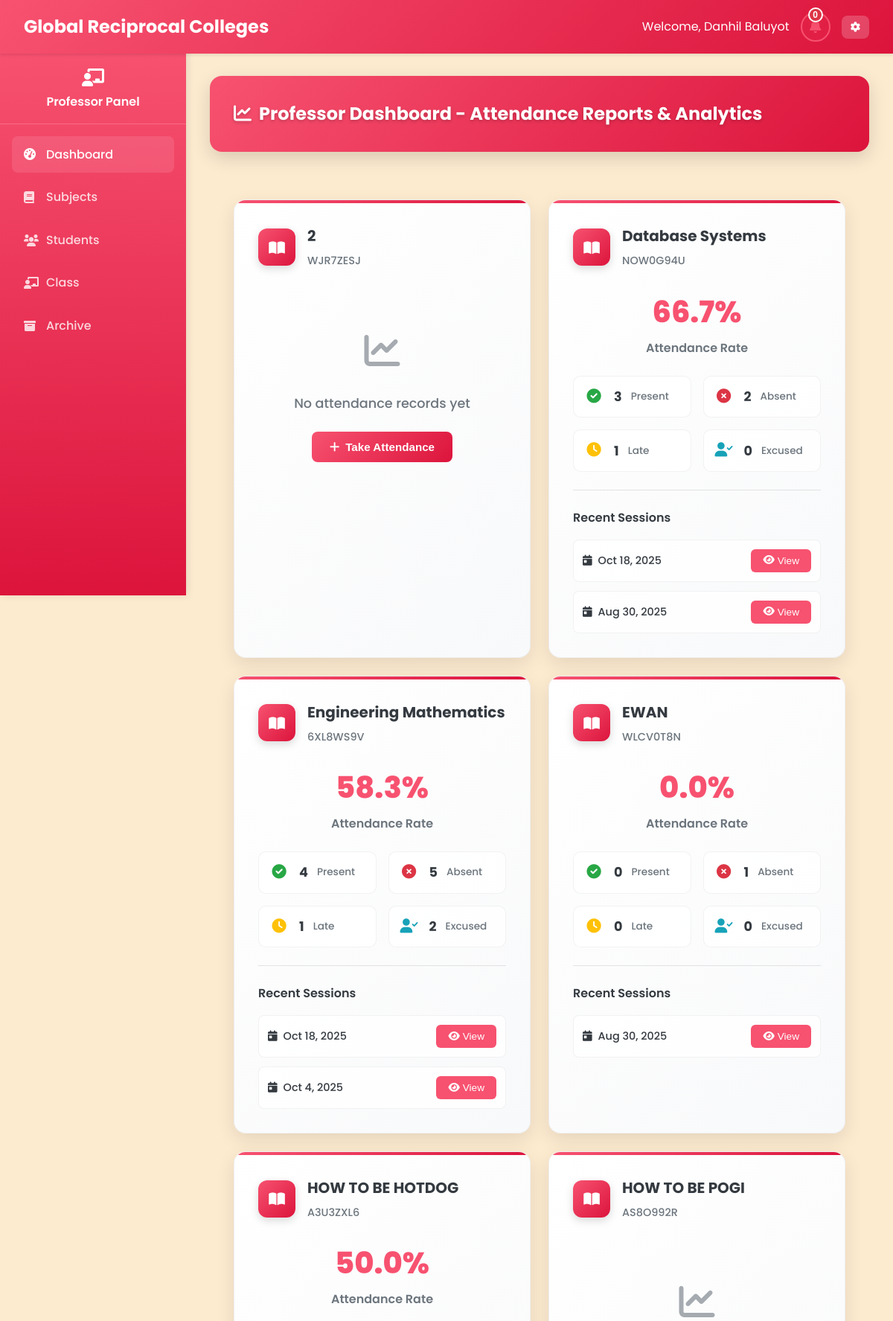
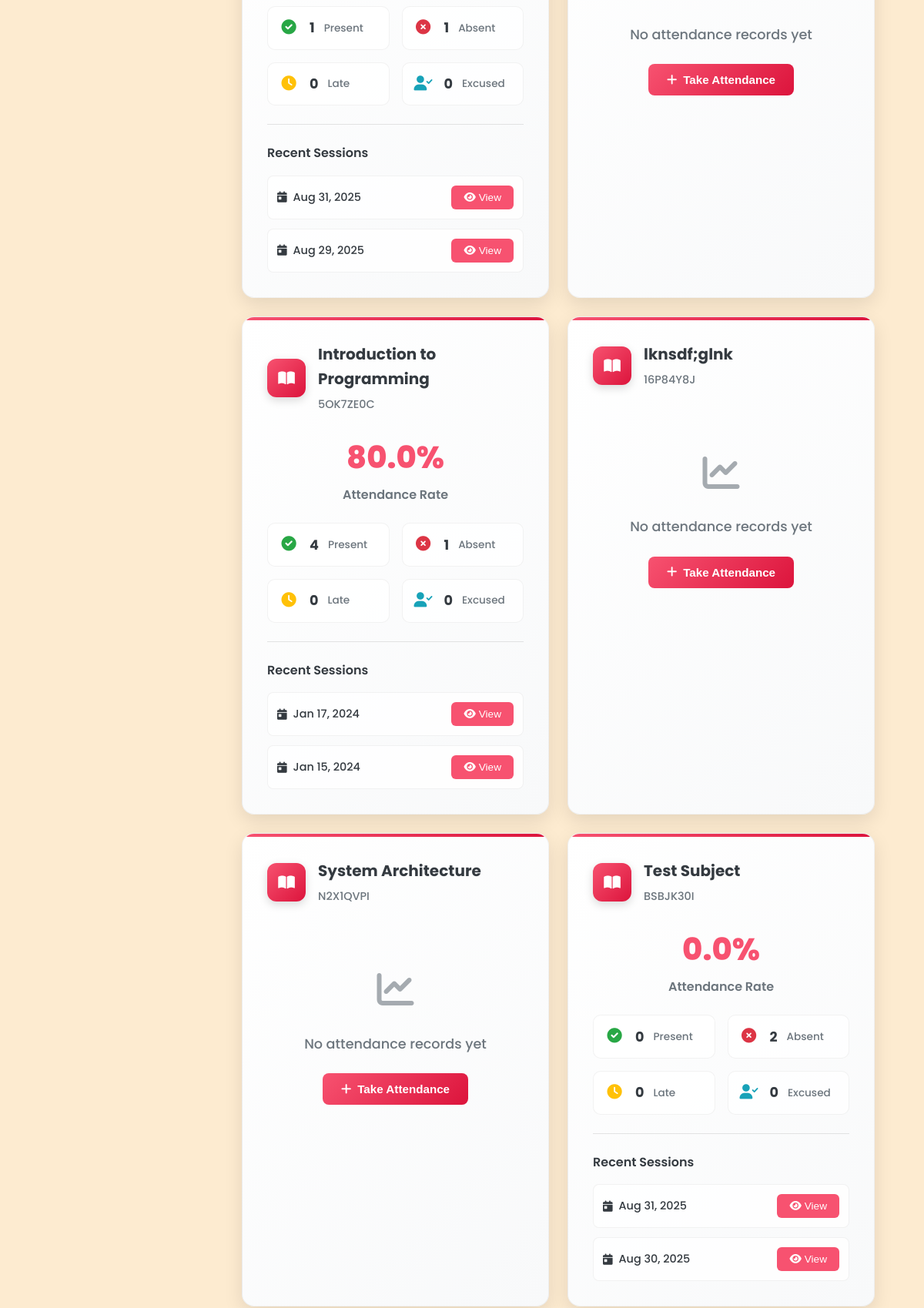
Screenshot of /Professor/professor_dashboard.php (signed in, upper part) with the database file from the repository (2 pictures, top to bottom).
### tables this page shows
CREATE TABLE `professors` (
  `professor_id` varchar(20) NOT NULL,
  `employee_id` varchar(20) NOT NULL,
  `first_name` varchar(50) NOT NULL,
  `last_name` varchar(50) NOT NULL,
  `email` varchar(100) NOT NULL,
  `password` varchar(255) NOT NULL,
  `department` varchar(100) NOT NULL,
  `mobile` varchar(15) NOT NULL,
  `created_at` datetime NOT NULL,
  `updated_at` datetime NOT NULL
);

CREATE TABLE `classes` (
  `class_id` varchar(20) NOT NULL,
  `class_name` varchar(100) NOT NULL,
  `class_code` varchar(20) NOT NULL,
  `subject_id` varchar(20) DEFAULT NULL,
  `professor_id` varchar(20) DEFAULT NULL,
  `schedule` varchar(100) DEFAULT NULL,
  `room` varchar(50) DEFAULT NULL,
  `created_at` datetime NOT NULL,
  `updated_at` datetime NOT NULL,
  `section` varchar(10) DEFAULT NULL,
  `semester_id` int(11) DEFAULT NULL,
  `status` enum('active','archived') DEFAULT 'active',
  `school_year_semester_id` int(11) DEFAULT NULL
);

CREATE TABLE `subjects` (
  `subject_id` varchar(20) NOT NULL,
  `subject_name` varchar(100) NOT NULL,
  `subject_code` varchar(20) NOT NULL,
  `description` text DEFAULT NULL,
  `credits` int(11) NOT NULL,
  `duration_id` int(11) DEFAULT NULL,
  `created_at` datetime NOT NULL,
  `updated_at` datetime NOT NULL,
  `semester_id` int(11) DEFAULT NULL
);

### Professor/professor_dashboard.php (the view, shortened to what this page needs)
<?php
require_once '../php/db.php';
$professor_id = $_SESSION['user_id'];
$stmt = $pdo->prepare("SELECT first_name, last_name, email, mobile
FROM professors
WHERE professor_id = ?");
$stmt->execute([$professor_id]);
$professor = $stmt->fetch(PDO::FETCH_ASSOC);
$query = "SELECT s.*, c.class_id, c.class_code, c.schedule, c.room, c.section
          FROM subjects s
          JOIN classes c ON s.subject_id = c.subject_id
          WHERE c.professor_id = ? AND c.status = 'active'
          ORDER BY s.subject_name";
$stmt = $pdo->prepare($query);
$stmt->execute([$professor_id]);
$subjects = $stmt->fetchAll();
$attendance_stats = [];
foreach ($subjects as $subject) {
    $query = "SELECT
                COUNT(*) as total_records,
                SUM(CASE WHEN status = 'Present' THEN 1 ELSE 0 END) as present,
                SUM(CASE WHEN status = 'Absent' THEN 1 ELSE 0 END) as absent,
                SUM(CASE WHEN status = 'Late' THEN 1 ELSE 0 END) as late,
                SUM(CASE WHEN status = 'Excused' THEN 1 ELSE 0 END) as excused
              FROM attendance
              WHERE class_id = ?";
    $stmt = $pdo->prepare($query);
    $stmt->execute([$subject['class_id']]);
    $stats = $stmt->fetch();
    $attendance_stats[$subject['class_id']] = $stats;
}
$recent_dates = [];
foreach ($subjects as $subject) {
    $query = "SELECT DISTINCT date
              FROM attendance
              WHERE class_id = ?
              ORDER BY date DESC
              LIMIT 2";
    $stmt = $pdo->prepare($query);
    $stmt->execute([$subject['class_id']]);
    $dates = $stmt->fetchAll(PDO::FETCH_COLUMN);
    $recent_dates[$subject['class_id']] = $dates;
}
?>
<!DOCTYPE html>
<html lang="en">
<head>
    <link rel="stylesheet" href="../css/styles_fixed.css">
    <link rel="stylesheet" href="https://cdnjs.cloudflare.com/ajax/libs/font-awesome/6.0.0/css/all.min.css">
    <link rel="stylesheet" href="../css/mobile-responsive.css">
</head>
<body class="professor">
    <?php include '../includes/navbar_professor.php'; ?>
    <?php include '../includes/sidebar_professor.php'; ?>
    <main class="main-content">
        <div class="table-header-enhanced">
            <h2 class="table-title-enhanced"><i class="fas fa-chart-line" style="margin-right: 10px;"></i>Professor Dashboard - Attendance Reports & Analytics</h2>
        </div>
        <div class="dashboard-container">
            <?php if (empty($subjects)): ?>
                <div class="no-data">
                    <p>No classes found. Please create a class first.</p>
                </div>
            <?php else: ?>
                <div class="reports-container">
                        <div class="stats-grid">
                            <?php foreach ($subjects as $subject):
                                $stats = $attendance_stats[$subject['class_id']] ?? null;
                                $recent = $recent_dates[$subject['class_id']] ?? [];
                            ?>
                            <div class="stat-card-enhanced">
                                <div class="stat-header-enhanced">
                                    <div class="stat-icon-enhanced">
                                        <i class="fas fa-book-open"></i>
                                    </div>
                                    <div class="stat-info-enhanced">
                                        <h3 class="stat-title-enhanced"><?php echo $subject['subject_name']; ?></h3>
                                        <span class="stat-subtitle-enhanced"><?php echo $subject['class_code']; ?></span>
                                    </div>
                                </div>
                                <?php if ($stats && $stats['total_records'] > 0): ?>
                                    <div class="stat-metrics-enhanced">
                                        <div class="stat-main-metric">
                                            <div class="stat-value-enhanced">
                                                <?php
                                                $attendance_rate = $stats['total_records'] > 0 ?
                                                    (($stats['present'] + $stats['late'] + $stats['excused']) / $stats['total_records']) * 100 : 0;
                                                echo number_format($attendance_rate, 1) . '%';
                                                ?>
                                            </div>
                                            <div class="stat-label-enhanced">Attendance Rate</div>
                                        </div>
                                        <div class="stat-breakdown-enhanced">
                                            <div class="stat-breakdown-item">
                                                <div class="stat-breakdown-icon" style="color: #28a745;">
                                                    <i class="fas fa-check-circle"></i>
                                                </div>
                                                <div class="stat-breakdown-value"><?php echo $stats['present']; ?></div>
                                                <div class="stat-breakdown-label">Present</div>
                                            </div>
                                            <div class="stat-breakdown-item">
                                                <div class="stat-breakdown-icon" style="color: #dc3545;">
                                                    <i class="fas fa-times-circle"></i>
                                                </div>
                                                <div class="stat-breakdown-value"><?php echo $stats['absent']; ?></div>
                                                <div class="stat-breakdown-label">Absent</div>
                                            </div>
                                            <div class="stat-breakdown-item">
                                                <div class="stat-breakdown-icon" style="color: #ffc107;">
                                                    <i class="fas fa-clock"></i>
                                                </div>
                                                <div class="stat-breakdown-value"><?php echo $stats['late']; ?></div>
                                                <div class="stat-breakdown-label">Late</div>
                                            </div>
                                            <div class="stat-breakdown-item">
                                                <div class="stat-breakdown-icon" style="color: #17a2b8;">
                                                    <i class="fas fa-user-check"></i>
                                                </div>
                                                <div class="stat-breakdown-value"><?php echo $stats['excused']; ?></div>
                                                <div class="stat-breakdown-label">Excused</div>
                                            </div>
                                        </div>
                                    </div>
                                    <?php if (!empty($recent)): ?>
                                    <div class="stat-actions-enhanced">
                                        <h4 class="stat-section-title">Recent Sessions</h4>
                                        <div class="stat-recent-list">
                                            <?php foreach ($recent as $date): ?>
                                                <div class="stat-recent-item">
                                                    <div class="stat-recent-date">
                                                        <i class="fas fa-calendar-day"></i>
                                                        <?php echo date('M j, Y', strtotime($date)); ?>
                                                    </div>
                                                    <button class="stat-action-btn" data-class-id="<?php echo $subject['class_id']; ?>" data-date="<?php echo $date; ?>">
                                                        <i class="fas fa-eye"></i> View
                                                    </button>
                                                </div>
                                            <?php endforeach; ?>
                                        </div>
                                    </div>
                                    <?php endif; ?>
                                <?php else: ?>
                                    <div class="stat-empty-enhanced">
                                        <div class="stat-empty-icon">
                                            <i class="fas fa-chart-line"></i>
                                        </div>
                                        <div class="stat-empty-text">No attendance records yet</div>
                                        <button class="stat-primary-btn" onclick="location.href='professor_manage_schedule.php'">
                                            <i class="fas fa-plus"></i> Take Attendance
                                        </button>
                                    </div>
                                <?php endif; ?>
                            </div>
                            <?php endforeach; ?>
                        </div>
                    </div>
                </div>
            <?php endif; ?>
    </main>
</body>
</html>

### includes/navbar_professor.php (shortened to what this page needs)
<nav class="navbar">
    <div class="navbar-brand">
        <span class="navbar-title">Global Reciprocal Colleges</span>
    </div>
    <div class="navbar-user">
    <?php
    $prof_name = '';
    if (isset($professor) && is_array($professor) && isset($professor['first_name'])) {
        $prof_name = $professor['first_name'] . ' ' . $professor['last_name'];
    } else {
        $prof_name = ($_SESSION['first_name'] ?? '') . ' ' . ($_SESSION['last_name'] ?? '');
    }
    ?>
    <span class="welcome-text">Welcome, <span class="full-name"><?php echo htmlspecialchars($prof_name); ?></span></span>
        <button type="button" class="notification-btn" onclick="openNotificationModal()" title="Notifications" style="position: relative;">
            <i class="fas fa-bell" aria-hidden="true"></i>
            <span class="notification-badge" id="profEnrollBadge" style="display:none;position:absolute;top:-8px;right:-8px;background:rgb(220, 53, 69);color:white;border-radius:50%;width:20px;height:20px;display:flex;align-items:center;justify-content:center;font-size:0.75rem;font-weight:700;box-shadow:rgba(220, 53, 69, 0.35) 0px 2px 8px;border:2px solid white;line-height:1;">0</span>
        </button>
        <div class="user-dropdown">
            <button type="button" class="dropdown-toggle" aria-haspopup="true" aria-expanded="false">
                <i class="fas fa-cog" aria-hidden="true"></i>
            </button>
        </div>
    </div>
</nav>

### css/mobile-responsive.css (style rules this page uses)
.stats-grid { scroll-behavior: smooth; -webkit-overflow-scrolling: touch; }
.stat-card-enhanced { transition: transform 0.2s ease, box-shadow 0.2s ease; }
.stat-action-btn { transition: background-color 0.2s ease, transform 0.2s ease; }

### Professor/professor_dashboard.php (style rules this page uses)
:root { --primary: #F75270; --primary-dark: #DC143C; --primary-light: #F7CAC9; --secondary: #F75270; --accent: #F7CAC9; --light: #FDEBD0; --dark: #343a40; --gray: #6c757d; --light-gray: #F7CAC9; --success: #28a745; --warning: #ffc107; --danger: #dc3545; --info: #17a2b8; }
.dashboard-container { max-width: 1200px; margin: 0 auto; padding: 2rem; }
.stats-grid { display: grid; grid-template-columns: repeat(auto-fit, minmax(300px, 1fr)); gap: 1.5rem; margin-bottom: 2rem; }
.user-dropdown { position: relative; }
.stat-card-enhanced { background: linear-gradient(135deg, #ffffff 0%, #f8f9fa 100%); border-radius: 16px; padding: 2rem; box-shadow: 0 8px 25px rgba(0, 0, 0, 0.1); border: 1px solid rgba(0, 0, 0, 0.05); transition: transform 0.2s ease, box-shadow 0.2s ease; }
.stat-header-enhanced { display: flex; align-items: center; gap: 1rem; margin-bottom: 1.5rem; }
.stat-icon-enhanced { width: 50px; height: 50px; background: linear-gradient(135deg, var(--primary) 0%, var(--primary-dark) 100%); border-radius: 12px; display: flex; align-items: center; justify-content: center; color: white; font-size: 1.2rem; box-shadow: 0 4px 12px rgba(0, 0, 0, 0.15); }
.stat-info-enhanced { flex: 1; }
.stat-title-enhanced { font-size: 1.25rem; font-weight: 700; color: var(--dark); margin: 0 0 0.25rem 0; }
.stat-subtitle-enhanced { font-size: 0.9rem; color: var(--gray); font-weight: 500; }
.stat-metrics-enhanced { margin-bottom: 1.5rem; }
.stat-main-metric { text-align: center; margin-bottom: 1.5rem; }
.stat-value-enhanced { font-size: 2.5rem; font-weight: 800; color: var(--primary); margin-bottom: 0.25rem; }
.stat-label-enhanced { font-size: 1rem; color: var(--gray); font-weight: 600; }
.stat-breakdown-enhanced { display: grid; grid-template-columns: repeat(2, 1fr); gap: 1rem; }
.stat-breakdown-item { display: flex; align-items: center; gap: 0.75rem; padding: 0.75rem; background: rgba(255, 255, 255, 0.8); border-radius: 10px; border: 1px solid rgba(0, 0, 0, 0.05); }
.stat-breakdown-icon { font-size: 1.2rem; width: 30px; text-align: center; }
.stat-breakdown-value { font-size: 1.1rem; font-weight: 700; color: var(--dark); }
.stat-breakdown-label { font-size: 0.85rem; color: var(--gray); font-weight: 500; }
.stat-actions-enhanced { border-top: 1px solid rgba(0, 0, 0, 0.1); padding-top: 1.5rem; }
.stat-section-title { font-size: 1rem; font-weight: 600; color: var(--dark); margin-bottom: 1rem; }
.stat-recent-list { display: flex; flex-direction: column; gap: 0.75rem; }
.stat-recent-item { display: flex; align-items: center; justify-content: space-between; padding: 0.75rem; background: rgba(255, 255, 255, 0.8); border-radius: 8px; border: 1px solid rgba(0, 0, 0, 0.05); }
.stat-recent-date { display: flex; align-items: center; gap: 0.5rem; font-size: 0.9rem; color: var(--dark); font-weight: 500; }
.stat-action-btn { background: var(--primary); color: white; border: none; padding: 0.5rem 1rem; border-radius: 6px; cursor: pointer; font-size: 0.85rem; font-weight: 500; display: flex; align-items: center; gap: 0.25rem; transition: background-color 0.2s; }
.stat-empty-enhanced { text-align: center; padding: 3rem 1rem; }
.stat-empty-icon { font-size: 3rem; color: var(--gray); margin-bottom: 1rem; opacity: 0.6; }
.stat-empty-text { font-size: 1.1rem; color: var(--gray); margin-bottom: 1.5rem; font-weight: 500; }
.stat-primary-btn { background: linear-gradient(135deg, var(--primary) 0%, var(--primary-dark) 100%); color: white; border: none; padding: 0.75rem 1.5rem; border-radius: 8px; cursor: pointer; font-size: 0.95rem; font-weight: 600; display: inline-flex; align-items: center; gap: 0.5rem; transition: transform 0.2s, box-shadow 0.2s; }
.table-header-enhanced { background: linear-gradient(135deg, var(--primary) 0%, var(--primary-dark) 100%); padding: 2rem; border-radius: 16px; margin-bottom: 2rem; box-shadow: 0 8px 25px rgba(0, 0, 0, 0.15); }
.table-title-enhanced { color: white; font-size: 1.5rem; font-weight: 700; margin: 0; text-shadow: 0 2px 4px rgba(0, 0, 0, 0.2); }

### includes/sidebar_professor.php (style rules this page uses)
.main-content { margin-left: 250px; padding: 2rem; width: calc(100% - 250px); box-sizing: border-box; }

### rows the page displays
professors: prof_name "Danhil Baluyot"
classes: subject.subject_name "2", class_code "WJR7ZESJ", shows "No attendance records yet"
classes: subject.subject_name "Database Systems", class_code "NOW0G94U", attendance_rate "66.7", present "3", absent "2", late "1", excused "0", class_id "Oct 18, 2025", class_id "Aug 30, 2025"
classes: subject.subject_name "Engineering Mathematics", class_code "6XL8WS9V", attendance_rate "58.3", present "4", absent "5", late "1", excused "2", class_id "Oct 18, 2025", class_id "Oct 4, 2025"
classes: subject.subject_name "EWAN", class_code "WLCV0T8N", attendance_rate "0.0", present "0", absent "1", late "0", excused "0", class_id "Aug 30, 2025"
classes: subject.subject_name "HOW TO BE HOTDOG", class_code "A3U3ZXL6", attendance_rate "50.0", present "1", absent "1", late "0", excused "0", date "Aug 31, 2025", date "Aug 29, 2025"
classes: subject.subject_name "HOW TO BE POGI", class_code "AS8O992R", shows "No attendance records yet"
classes: subject.subject_name "Introduction to Programming", class_code "5OK7ZE0C", attendance_rate "80.0", present "4", absent "1", late "0", excused "0", class_id "Jan 17, 2024", class_id "Jan 15, 2024"
classes: subject.subject_name "lknsdf;glnk", class_code "16P84Y8J", shows "No attendance records yet"
classes: subject.subject_name "System Architecture", class_code "N2X1QVPI", shows "No attendance records yet"
classes: subject.subject_name "Test Subject", class_code "BSBJK30I", attendance_rate "0.0", present "0", absent "2", late "0", excused "0", date "Aug 31, 2025", date "Aug 30, 2025"
